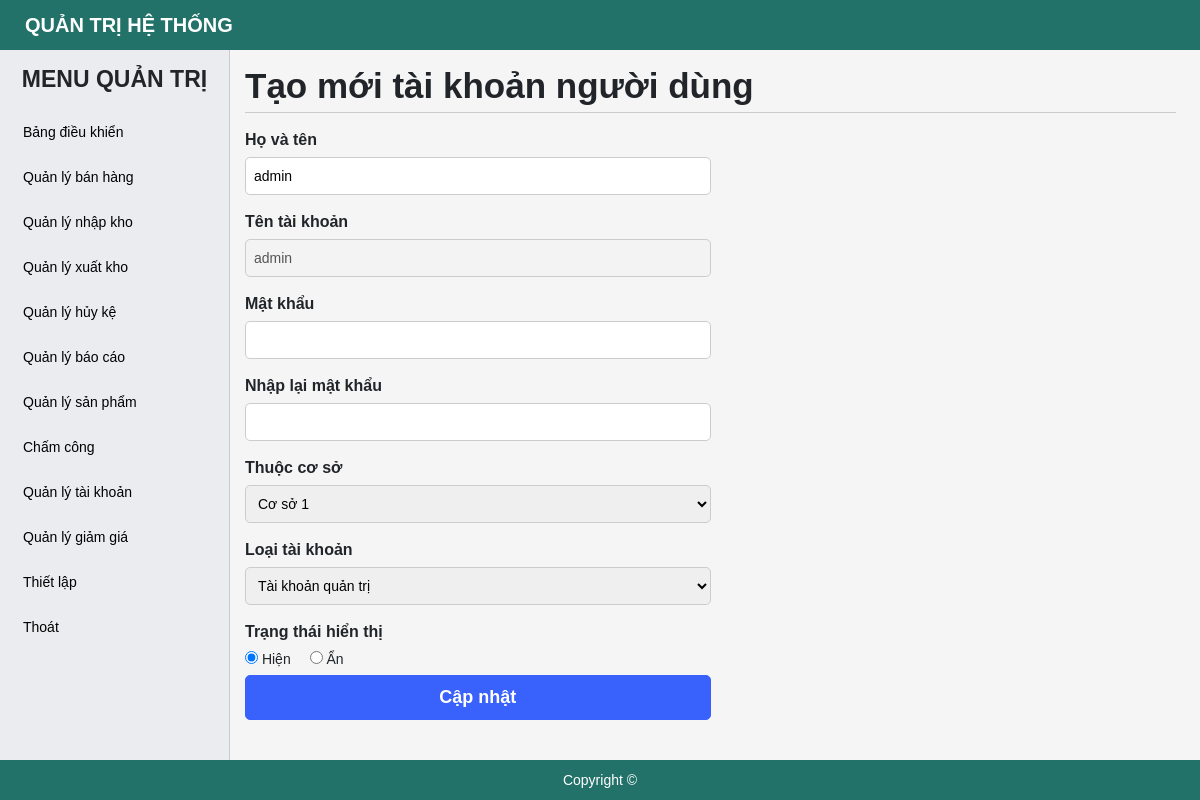
The app's page /edit-user.php?id=2 (signed in) with its own data.
### tables this page shows
CREATE TABLE `tbl_user` (
  `id` bigint(20) NOT NULL,
  `username` varchar(255) NOT NULL,
  `password` varchar(255) NOT NULL,
  `fullname` varchar(255) NOT NULL,
  `power` tinyint(4) NOT NULL DEFAULT 3,
  `status` tinyint(4) NOT NULL DEFAULT 1,
  `id_brand` bigint(20) NOT NULL,
  `created_ad` timestamp NOT NULL DEFAULT current_timestamp(),
  `update_ad` timestamp NOT NULL DEFAULT current_timestamp()
);

CREATE TABLE `tbl_brand` (
  `id` bigint(20) NOT NULL,
  `name` varchar(255) NOT NULL,
  `address` varchar(255) NOT NULL,
  `status` tinyint(4) NOT NULL DEFAULT 1,
  `created_ad` timestamp NOT NULL DEFAULT current_timestamp()
);

### edit-user.php (the view, shortened to what this page needs)
<?php
    include './include/connect.php';
    if (!isset($_SESSION['logins'])) {
        header('location:index.php');
    }else{
        $id = $_GET['id'];
        $queryUser= $conn -> prepare("SELECT u.*, br.name FROM tbl_user u join tbl_brand br ON br.id = u.id_brand WHERE u.id = :id");
        $queryUser->bindParam(':id',$id,PDO::PARAM_STR);
        $queryUser-> execute();
        $resultsUser = $queryUser->fetch(PDO::FETCH_OBJ);
    }
?>
<!DOCTYPE html>
<html lang="en">
<head>
    <?php include('include/link-css.php');?>
</head>
<body>
    <?php include('include/header.php');?>
    <div id="main">
        <?php include('include/sidebar.php');?>
        <div id="main-right">
            <section class="main-right-title">
                <div class="form-title">
                    <h1>Tạo mới tài khoản người dùng</h1>
                </div>
            </section>
            <form action="" method="post" id = "frm-post">
                <div class="input-new">
                    <div class="form-input form-validator">
                        <p class="item-name">Họ và tên</p>
                        <input type="text" class="form-focus boder-ra-5" name = "fullname" id="fullName" value="<?php echo $resultsUser -> fullname ?>" placeholder = "">
                    </div>
                    <div class="form-input form-validator">
                        <p class="item-name">Tên tài khoản</p>
                        <input type="text" class="form-focus boder-ra-5" name = "username" id="username" value="<?php echo $resultsUser -> username ?>" disabled>
                    </div>
                    <div class="form-input form-validator">
                        <p class="item-name">Mật khẩu</p>
                        <input type="password" class="form-focus boder-ra-5" name = "password" id="password" value="" placeholder = "">
                    </div>
                    <div class="form-input form-validator">
                        <p class="item-name">Nhập lại mật khẩu</p>
                        <input type="password" class="form-focus boder-ra-5" name = "password-confirmation" id="password-confirmation" value="" >
                    </div>
                    <div class="search-item form-validator">
                        <p class="item-name">Thuộc cơ sở</p>
                        <select  class="autobox form-focus boder-ra-5" name ="brand" id="brand">
                            <option value="<?php echo $resultsUser -> id_brand ?>" selected><?php echo $resultsUser -> name ?></option>
                        </select>
                    </div>
                    <div class="search-item form-validator">
                        <p class="item-name">Loại tài khoản</p>
                        <select  class="autobox form-focus boder-ra-5" name ="power" id="power">
                            <option value="1" <?php echo (($resultsUser -> power )== 1)?"selected":"" ?>>Tài khoản quản trị</option>
                        </select>
                    </div>
                    <div class="status" style = "margin-top: 10px;">
                        <p class="item-name" style = "font-size: 16px; font-weight: 700; margin-bottom: 5px">Trạng thái hiển thị </p>
                        <label style = "margin-right: 15px;">
                            <input type="radio" name="status" id="" value ="1" <?php if($resultsUser->status == 1) echo  "checked = 'Checked'" ?>> Hiện
                        </label>
                        <label>
                            <input type="radio" name="status" value ="0" <?php if($resultsUser->status == 0) echo  "checked = 'Checked'" ?> id="" > Ẩn
                        </label>
                    </div>
                    <div class="submit-form" style = "width: 50%">
                        <input type="submit" name="submit-form" class="btn btn-submit"  value="Cập nhật" style = "width: 100%;height: 45px;font-size: 18px;">
                    </div>
                </div>
            </form>
        </div>
    </div>
    <?php include('include/footer.php');?>
</body>
</html>

### css/style.css (style rules this page uses)
* { margin: 0; padding: 0; box-sizing: border-box; font-family: Arial, Helvetica, sans-serif; font-size: 14px; }
body { background-color: #f5f5f5; }
.boder-ra-5 { border: 1px solid #ccc; border-radius: 5px; }
.btn { height: 40px; border-radius: 5px; border: 1px solid #3961fb; background: #3961fb; font-weight: 700; color: #fff; display: inline-flex; align-items: center; justify-content: center; text-decoration: none; cursor: pointer; padding: 0 10px; margin: 5px 0; }
.form-validator input, .form-validator select { margin-bottom: 5px; }
#main-right { padding: 60px 24px 50px 245px; }
.main-right-title { display: flex; justify-content: space-between; border-bottom: 1px solid #ccc; margin-bottom: 15px; }
.form-title { margin: 5px 0; }
.form-title h1 { font-weight: 700; }
.form-input { margin: 10px 0; }
.form-input input { height: 38px; padding-left: 8px; outline-color: #41ff00; width: 50%; }
.search-item .item-name, .form-input .item-name, .input-file .item-name { font-size: 16px; font-weight: 700; margin-bottom: 5px; }
.search-item .autobox { width: 50% !important; height: 38px !important; padding-left: 8px !important; }
.submit-form { width: 50%; }

### records on screen
tbl_user: fullname "admin", username "admin", brand "Cơ sở 1", power "Tài khoản quản trị", status "☑ Hiện", status "☐ Ẩn"
